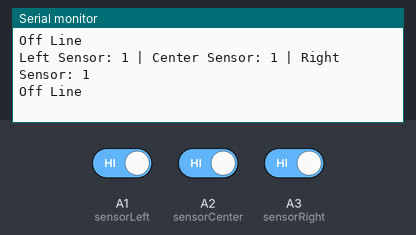
Bench run of a sketch on a simulated Arduino Uno, built with avr-gcc and run on an emulated ATmega328P. On the bench: the last lines printed to the serial monitor. The test bench sets the inputs (shaded band); at power-on: A1 (sensorLeft) HIGH, A2 (sensorCenter) HIGH, A3 (sensorRight) HIGH.

Above: at 1.2 s.
1.3 s: A1 (sensorLeft) driven LOW
At 1.37 s:
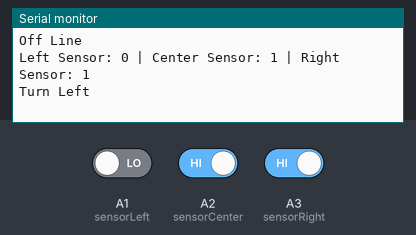
2.9 s: A2 (sensorCenter) driven LOW
At 2.94 s:
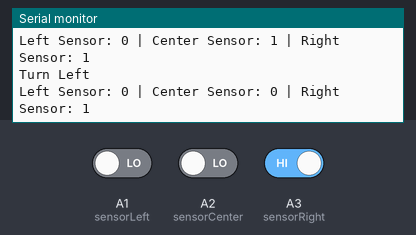
5.9 s: A1 (sensorLeft) driven HIGH
At 6.01 s:
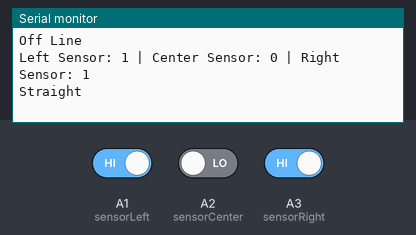
7.5 s: A3 (sensorRight) driven LOW
At 7.62 s:
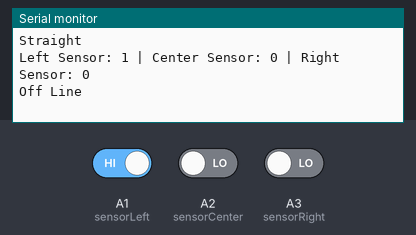
10.5 s: A2 (sensorCenter) driven HIGH
At 10.64 s:
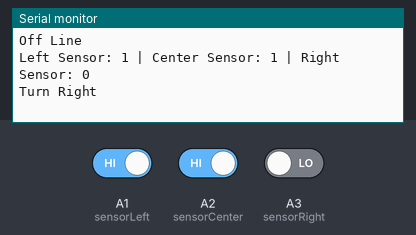

The sketch:

ir_sensor.ino
```cpp
int sensorLeft = A1;
int sensorCenter = A2;
int sensorRight = A3;

void setup() {
  Serial.begin(9600);

  // Set the sensor pins as input
  pinMode(sensorLeft, INPUT);
  pinMode(sensorCenter, INPUT);
  pinMode(sensorRight, INPUT);
}

void loop() {
  // Read the sensor values
  int leftValue = digitalRead(sensorLeft);
  int centerValue = digitalRead(sensorCenter);
  int rightValue = digitalRead(sensorRight);

  // Print the sensor values for debugging
  Serial.print("Left Sensor: ");
  Serial.print(leftValue);
  Serial.print(" | Center Sensor: ");
  Serial.print(centerValue);
  Serial.print(" | Right Sensor: ");
  Serial.println(rightValue);

  // Decision logic based on digital values (HIGH or LOW)
  if (leftValue == LOW && centerValue == HIGH && rightValue == HIGH) {
    Serial.println("Turn Left");
  }
  else if (rightValue == LOW && centerValue == HIGH && leftValue == HIGH) {
    Serial.println("Turn Right");
  }
  else if (centerValue == LOW && leftValue == HIGH && rightValue == HIGH) {
    Serial.println("Straight");
  }
  else {
    Serial.println("Off Line");
  }

  // Add a small delay to avoid overwhelming the serial output
  delay(100);
}
```

Measured:
- after the input at 1.3 s, the serial monitor: prints a new line at once (image 1)
- after the input at 2.9 s, the serial monitor: prints a new line at once (image 2)
- after the input at 5.9 s, the serial monitor: prints a new line at once (image 3)
- after the input at 7.5 s, the serial monitor: prints a new line after 0.05 s (image 4)
- after the input at 10.5 s, the serial monitor: prints a new line after 0.07 s (image 5)
